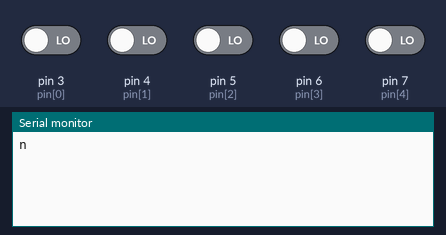
Recording of a sketch running on a simulated Arduino Uno, built with avr-gcc and run on an emulated ATmega328P. Shown: the last lines printed to the serial monitor. The test bench sets the inputs (shaded band); at power-on: pin 3 (pin[0]), pin 4 (pin[1]), pin 5 (pin[2]), pin 6 (pin[3]), pin 7 (pin[4]) LOW.

Above: at 1.2 s.
1.3 s: pin 3 (pin[0]) driven HIGH
At 2.3 s:
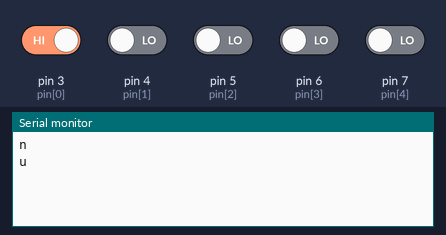
2.8 s: pin 3 (pin[0]) driven LOW and pin 4 (pin[1]) driven HIGH
At 3.5 s:
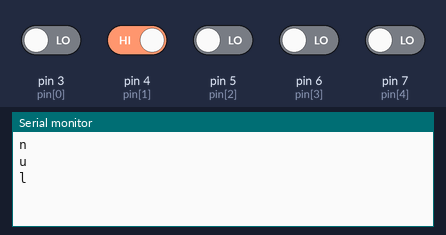
4.3 s: pin 4 (pin[1]) driven LOW and pin 5 (pin[2]) driven HIGH
At 5.8 s:
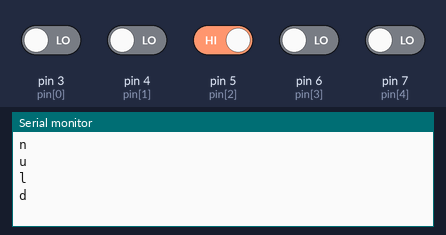

The sketch:

I2048.ino
```cpp
char pin[5]={3,4,5,6,7};
void setup(){
  Serial.begin(9600);
  Serial.flush();
}
void hehe(char a,bool p){
  while(digitalRead(a)==p)
    delay(1);
  delay(1);
}
void mygod(){
  if (digitalRead(pin[0])) {
    Serial.println('u');
    hehe(pin[0], true);
  } else if (digitalRead(pin[1])) {
    Serial.println('l');
    hehe(pin[1], true);
  } else if (digitalRead(pin[2])) {
    Serial.println('d');
    hehe(pin[2], true);
  } else if (digitalRead(pin[3])) {
    Serial.println('r');
    hehe(pin[3], true);
  }else
    delay(1);
}
void nott(){
  Serial.println('n');
  while (digitalRead(pin[4]))
    mygod();
  while (!digitalRead(pin[4]))
    mygod();
}
void cht(){
  Serial.println('c');
  hehe(pin[4], true);
  hehe(pin[4], false);
}
void loop() {
  nott();
  cht();
}
```

Measured:
- after the input at 1.3 s, the serial monitor: prints a new line at once (image 1)
- after the input at 2.8 s, the serial monitor: prints a new line at once (image 2)
- after the input at 4.3 s, the serial monitor: prints a new line at once (image 3)
